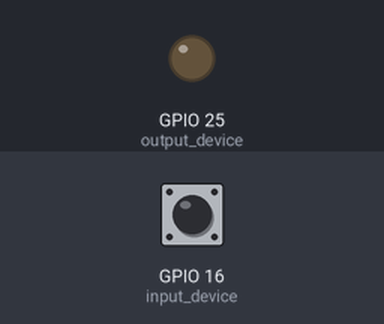
Simulated run of this program. Board: Raspberry Pi (BCM pin numbers). Parts: output pins drawn as LEDs (lit = HIGH). Dashed ring = blinking. The test bench sets the inputs (shaded band); at power-on: GPIO 16 (input_device) LOW.

Above: at 1.2 s.
1.3 s: GPIO 16 (input_device) pulled HIGH for 3.2 s
At 1.7 s:
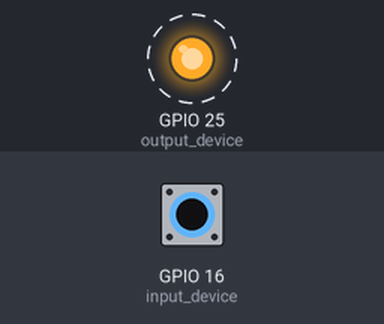
Timing chart, 0 to 5.5 s (numbered marks = the images above; inputs shaded):
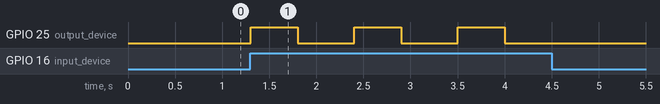

Measured:
- after the input at 1.3 s, GPIO 25 (output_device): alternates HIGH for 0.50 s and LOW for 0.60 s, 6 changes in all, then stays LOW, starting at once

The program:

gtp.py
```python
from gpiozero import DigitalInputDevice, DigitalOutputDevice
from time import sleep

input_pin = 16  # GPIO input 16
output_pin = 25  # GPIO output 25

input_device = DigitalInputDevice(input_pin)
output_device = DigitalOutputDevice(output_pin)

while True:
    if input_device.value:
        # If input is high, blink output every second
        output_device.on()
        sleep(0.5)  # 500ms on
        output_device.off()
        sleep(0.5)  # 500ms off
    else:
        # If input is low, turn off output
        output_device.off()
    sleep(0.1)  # 100ms delay between checks
```
